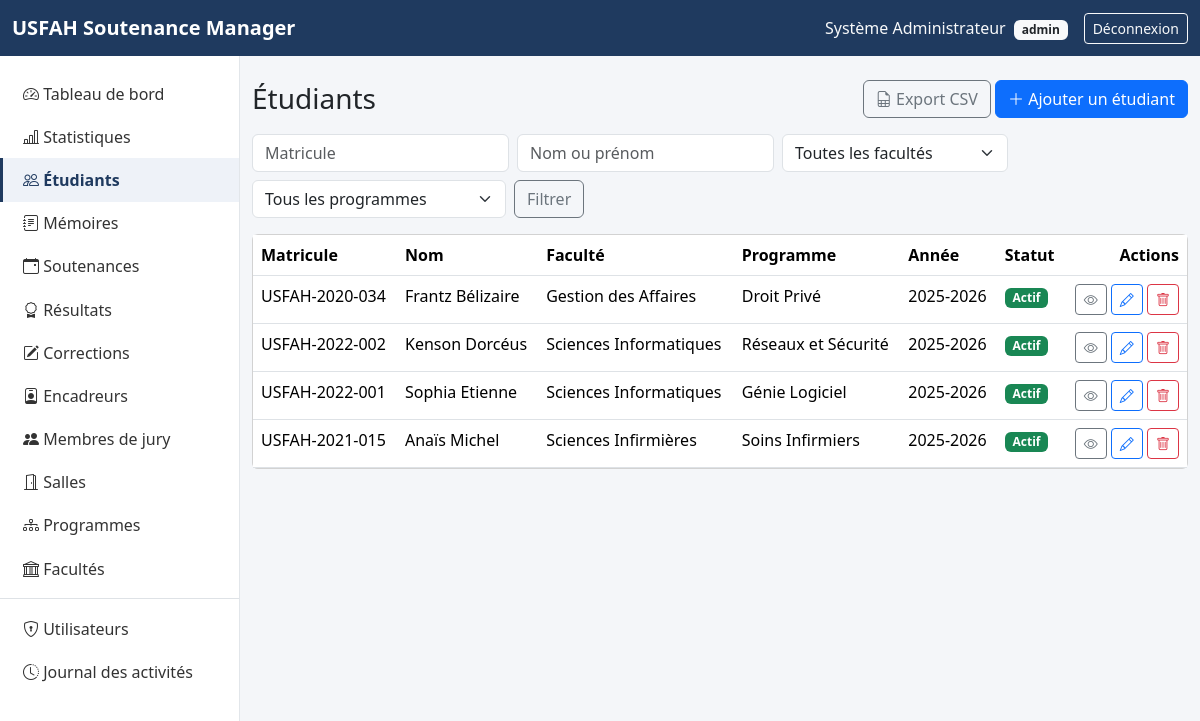
The page /students/index.php (signed in) on the database its author committed.
### tables this page shows
CREATE TABLE students (
    id                INT UNSIGNED AUTO_INCREMENT PRIMARY KEY,
    matricule         VARCHAR(30)  NOT NULL UNIQUE,
    last_name         VARCHAR(100) NOT NULL,
    first_name        VARCHAR(100) NOT NULL,
    sexe              ENUM('M','F') NULL,
    date_naissance    DATE NULL,
    email             VARCHAR(150) NOT NULL UNIQUE,
    telephone         VARCHAR(30)  NULL,
    faculty_id        INT UNSIGNED NULL,
    program_id        INT UNSIGNED NULL,
    niveau            VARCHAR(50)  NULL,
    annee_academique  VARCHAR(20)  NOT NULL,
    statut            ENUM('actif','inactif') NOT NULL DEFAULT 'actif',
    created_at        TIMESTAMP NOT NULL DEFAULT CURRENT_TIMESTAMP,
    CONSTRAINT fk_students_faculty FOREIGN KEY (faculty_id) REFERENCES faculties(id),
    CONSTRAINT fk_students_program FOREIGN KEY (program_id) REFERENCES programs(id)
);

CREATE TABLE faculties (
    id           INT UNSIGNED AUTO_INCREMENT PRIMARY KEY,
    nom          VARCHAR(150) NOT NULL,
    code         VARCHAR(20)  NOT NULL UNIQUE,
    description  TEXT NULL,
    responsable  VARCHAR(150) NULL,
    statut       ENUM('actif','inactif') NOT NULL DEFAULT 'actif',
    created_at   TIMESTAMP NOT NULL DEFAULT CURRENT_TIMESTAMP
);

CREATE TABLE programs (
    id          INT UNSIGNED AUTO_INCREMENT PRIMARY KEY,
    nom         VARCHAR(150) NOT NULL,
    faculty_id  INT UNSIGNED NOT NULL,
    niveau      VARCHAR(50)  NULL,
    duree       VARCHAR(50)  NULL,
    type        ENUM('licence','diplome','maitrise') NOT NULL,
    created_at  TIMESTAMP NOT NULL DEFAULT CURRENT_TIMESTAMP,
    CONSTRAINT fk_programs_faculty FOREIGN KEY (faculty_id) REFERENCES faculties(id)
);

### students/index.php (the view, shortened to what this page needs)
<?php
require_once __DIR__ . '/../config/database.php';
require_once __DIR__ . '/../includes/functions.php';
$matricule = trim((string) get_param('matricule', ''));
$nom = trim((string) get_param('nom', ''));
$faculty_id = (int) get_param('faculty_id', 0);
$program_id = (int) get_param('program_id', 0);
$conditions = [];
$params = [];
$where = $conditions ? 'WHERE ' . implode(' AND ', $conditions) : '';
$count_stmt = $pdo->prepare("SELECT COUNT(*) FROM students s $where");
$count_stmt->execute($params);
$pagination = paginate((int) $count_stmt->fetchColumn(), 10);
$stmt = $pdo->prepare("
    SELECT s.*, f.nom AS faculty_nom, p.nom AS program_nom
    FROM students s
    LEFT JOIN faculties f ON f.id = s.faculty_id
    LEFT JOIN programs p ON p.id = s.program_id
    $where ORDER BY s.last_name ASC LIMIT {$pagination['per_page']} OFFSET {$pagination['offset']}
");
$stmt->execute($params);
$students = $stmt->fetchAll();
require __DIR__ . '/../includes/header.php';
?>
<div class="d-flex justify-content-between align-items-center mb-3">
    <h1 class="h3 mb-0">Étudiants</h1>
    <div>
        <a href="export.php?<?= http_build_query(['matricule' => $matricule, 'nom' => $nom, 'faculty_id' => $faculty_id, 'program_id' => $program_id]) ?>" class="btn btn-outline-secondary"><i class="bi bi-file-earmark-spreadsheet"></i> Export CSV</a>
        <a href="create.php" class="btn btn-primary"><i class="bi bi-plus-lg"></i> Ajouter un étudiant</a>
    </div>
</div>
<form method="get" class="row g-2 mb-3">
    <div class="col-auto"><input type="text" name="matricule" class="form-control" placeholder="Matricule" value="<?= e($matricule) ?>"></div>
    <div class="col-auto"><input type="text" name="nom" class="form-control" placeholder="Nom ou prénom" value="<?= e($nom) ?>"></div>
    <div class="col-auto">
        <select name="faculty_id" class="form-select">
            <option value="0">Toutes les facultés</option>
        </select>
    </div>
    <div class="col-auto">
        <select name="program_id" class="form-select">
            <option value="0">Tous les programmes</option>
        </select>
    </div>
    <div class="col-auto"><button type="submit" class="btn btn-outline-secondary">Filtrer</button></div>
</form>
<div class="card">
    <div class="table-responsive">
        <table class="table table-hover mb-0">
            <thead><tr><th>Matricule</th><th>Nom</th><th>Faculté</th><th>Programme</th><th>Année</th><th>Statut</th><th class="text-end">Actions</th></tr></thead>
            <tbody>
                <?php foreach ($students as $s): ?>
                    <tr>
                        <td><?= e($s['matricule']) ?></td>
                        <td><?= e($s['first_name'] . ' ' . $s['last_name']) ?></td>
                        <td><?= e($s['faculty_nom'] ?? '—') ?></td>
                        <td><?= e($s['program_nom'] ?? '—') ?></td>
                        <td><?= e($s['annee_academique']) ?></td>
                        <td><?= status_badge($s['statut']) ?></td>
                        <td class="text-end">
                            <a href="show.php?id=<?= $s['id'] ?>" class="btn btn-sm btn-outline-secondary"><i class="bi bi-eye"></i></a>
                            <a href="edit.php?id=<?= $s['id'] ?>" class="btn btn-sm btn-outline-primary"><i class="bi bi-pencil"></i></a>
                            <a href="delete.php?id=<?= $s['id'] ?>" class="btn btn-sm btn-outline-danger"><i class="bi bi-trash"></i></a>
                        </td>
                    </tr>
                <?php endforeach; ?>
            </tbody>
        </table>
    </div>
</div>
<?php require __DIR__ . '/../includes/footer.php'; ?>

### includes/functions.php (shortened to what this page needs)
<?php
function e(?string $value): string
{
    return htmlspecialchars($value ?? '', ENT_QUOTES, 'UTF-8');
}
function get_param(string $key, $default = null)
{
    return $_GET[$key] ?? $default;
}
function paginate(int $total_rows, int $per_page = 10): array
{
    $page = max(1, (int) get_param('page', 1));
    $total_pages = max(1, (int) ceil($total_rows / $per_page));
    $page = min($page, $total_pages);
    $offset = ($page - 1) * $per_page;
    return [
        'page'        => $page,
        'per_page'    => $per_page,
        'offset'      => $offset,
        'total_rows'  => $total_rows,
        'total_pages' => $total_pages,
    ];
}
function status_badge(string $statut): string
{
    $map = [
        'actif' => 'success', 'inactif' => 'secondary',
        'en_preparation' => 'secondary', 'soumis' => 'info', 'valide' => 'primary',
        'a_corriger' => 'warning', 'autorise_a_soutenir' => 'info', 'soutenu' => 'success',
        'programmee' => 'primary', 'reportee' => 'warning', 'realisee' => 'success', 'annulee' => 'danger',
        'a_faire' => 'secondary', 'en_cours' => 'info', 'soumise' => 'warning', 'validee' => 'success',
        'admis' => 'success', 'admis_avec_corrections' => 'warning', 'ajourne' => 'danger',
        'disponible' => 'success', 'indisponible' => 'secondary',
    ];
    $color = $map[$statut] ?? 'secondary';
    $label = ucwords(str_replace('_', ' ', $statut));
    return '<span class="badge text-bg-' . $color . '">' . e($label) . '</span>';
}

### assets/css/style.css (style rules this page uses)
:root { --usfah-primary: #1f3a5f; --usfah-primary-dark: #142842; }
body { background-color: #f4f6f9; }
table.table thead { background-color: #eef2f8; }

### rows shown on the page
students: matricule "USFAH-2020-034", first_name+last_name "Frantz Bélizaire", faculty.nom "Gestion des Affaires", program.nom "Droit Privé", annee_academique "2025-2026", statut "Actif"
students: matricule "USFAH-2022-002", first_name+last_name "Kenson Dorcéus", faculty.nom "Sciences Informatiques", program.nom "Réseaux et Sécurité", annee_academique "2025-2026", statut "Actif"
students: matricule "USFAH-2022-001", first_name+last_name "Sophia Etienne", faculty.nom "Sciences Informatiques", program.nom "Génie Logiciel", annee_academique "2025-2026", statut "Actif"
students: matricule "USFAH-2021-015", first_name+last_name "Anaïs Michel", faculty.nom "Sciences Infirmières", program.nom "Soins Infirmiers", annee_academique "2025-2026", statut "Actif"

### other values the page prints
$_SESSION['user_name'] "Système Administrateur"
current_user_role() "admin"
$label "Tableau de bord"
$label "Statistiques"
$label "Étudiants"
$label "Mémoires"
$label "Soutenances"
$label "Résultats"
$label "Corrections"
$label "Encadreurs"
$label "Membres de jury"
$label "Salles"
$label "Programmes"
$label "Facultés"
